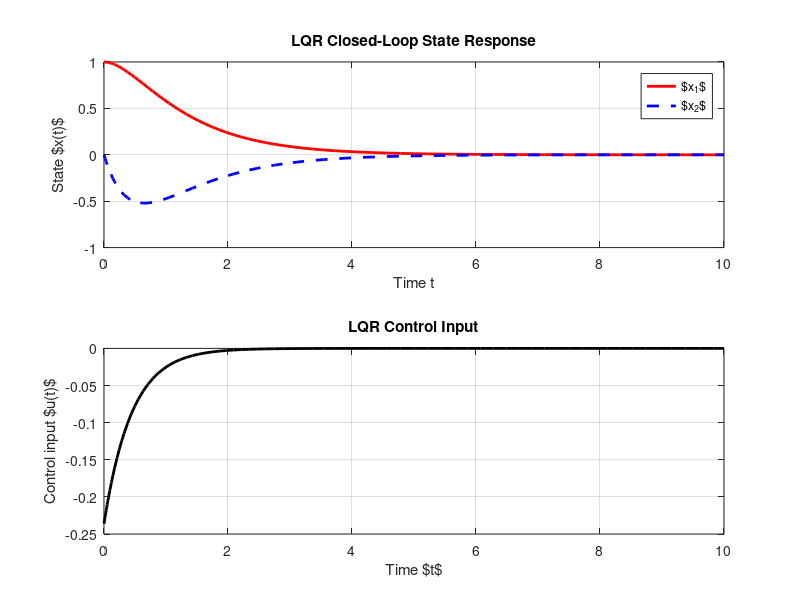

Reproduce this figure in MATLAB.
% Infinite-Horizon Continuous-Time LQR Control Simulation
clear; clc;

% --------------------------------------
% 1. System definition (continuous-time)
% --------------------------------------
A = [0 1; -2 -3];       % State matrix
B = [0; 1];             % Input matrix
Q = eye(2);             % State weighting
R = 1;                  % Input weighting

% --------------------------------------
% 2. Solve continuous-time LQR via CARE
% --------------------------------------
[K, P, eigVals] = lqr(A, B, Q, R);  % Compute optimal feedback gain

disp('LQR feedback gain K:');
disp(K);

% --------------------------------------
% 3. Simulation setup
% --------------------------------------
x0 = [1; 0];           % Initial state
t_span = [0 10];       % Simulation time interval

% --------------------------------------
% 4. Define closed-loop system dynamics
% dx/dt = (A - B*K)*x
% --------------------------------------
A_cl = A - B * K;      % Closed-loop system matrix

f = @(t, x) A_cl * x;  % Anonymous function for ODE solver

% --------------------------------------
% 5. Simulate using ODE45
% --------------------------------------
[t, X] = ode45(f, t_span, x0);  % Solve ODE

% --------------------------------------
% 6. Compute control input u(t) = -K * x(t)
% --------------------------------------
U = -X * K';           % Each row of X multiplied by -K

% --------------------------------------
% 7. Plot results
% --------------------------------------
figure;

subplot(2,1,1);
plot(t, X(:,1), 'r-', 'LineWidth', 2); hold on;
plot(t, X(:,2), 'b--', 'LineWidth', 2);
xlabel('Time t'); ylabel('State $x(t)$');
legend('$x_1$','$x_2$');
title('LQR Closed-Loop State Response');
grid on;

subplot(2,1,2);
plot(t, U, 'k-', 'LineWidth', 2);
xlabel('Time $t$'); ylabel('Control input $u(t)$');
title('LQR Control Input');
grid on;
